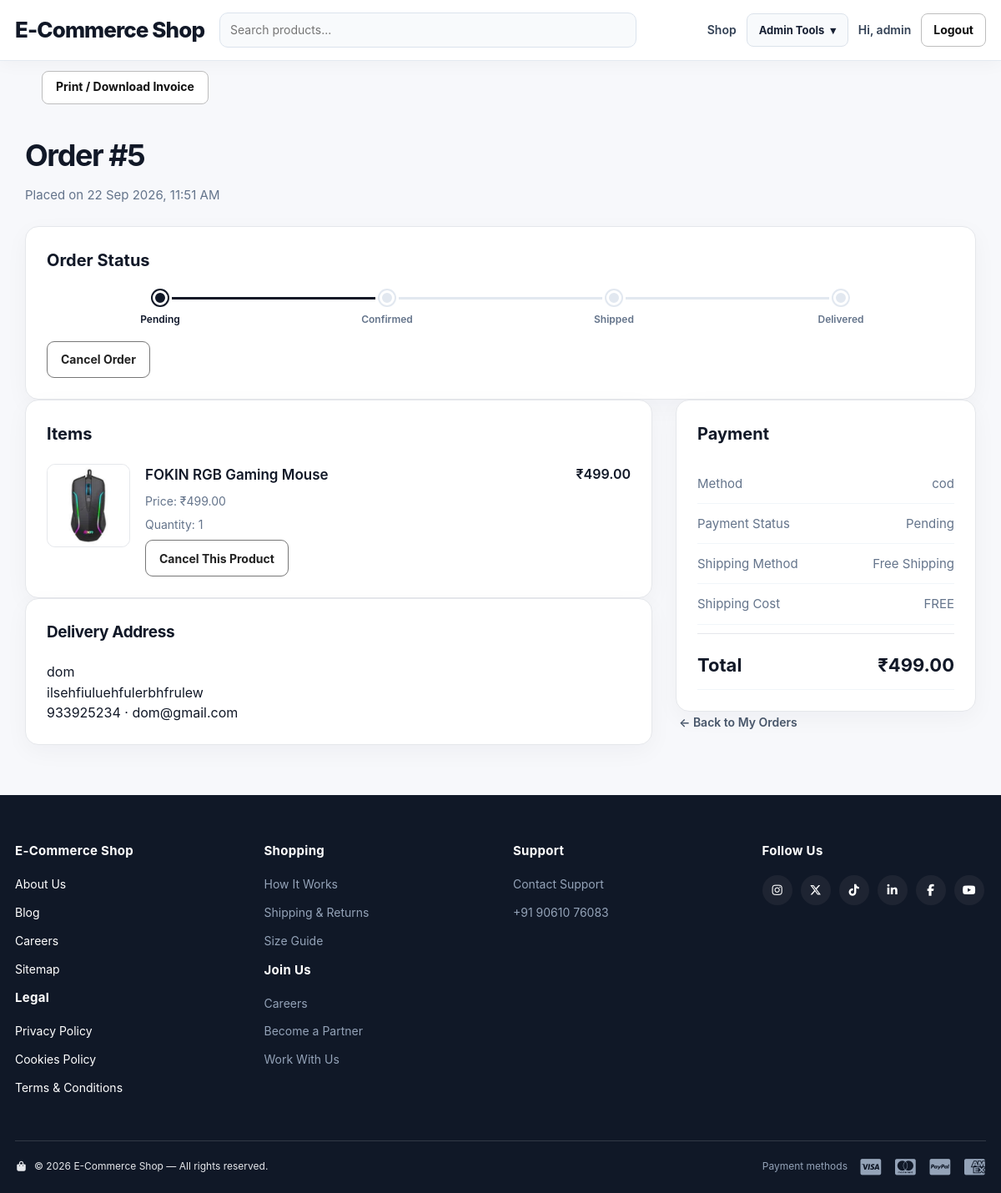
Screenshot of /orders/5/ (signed in) with the database file from the repository.
### orders/models.py (models this page shows, shortened)
class Order(models.Model):
    STATUS_PENDING = 'Pending'
    STATUS_CONFIRMED = 'Confirmed'
    STATUS_SHIPPED = 'Shipped'
    STATUS_DELIVERED = 'Delivered'
    STATUS_CANCELLED = 'Cancelled'
    STATUS_CHOICES = [
        (STATUS_PENDING, 'Pending'),
        (STATUS_CONFIRMED, 'Confirmed'),
        (STATUS_SHIPPED, 'Shipped'),
        (STATUS_DELIVERED, 'Delivered'),
        (STATUS_CANCELLED, 'Cancelled'),
    ]
    user = models.ForeignKey(User, on_delete=models.CASCADE)
    name = models.CharField(max_length=100)
    email = models.EmailField()
    phone = models.CharField(max_length=20)
    address = models.TextField()
    total_amount = models.DecimalField(
        max_digits=10,
        decimal_places=2
    )
    SHIPPING_FREE = 'free'
    SHIPPING_EXPRESS = 'express'
    SHIPPING_CHOICES = [
        (SHIPPING_FREE, 'Free Shipping'),
        (SHIPPING_EXPRESS, 'Express Shipping'),
    ]
    shipping_method = models.CharField(
        max_length=20,
        choices=SHIPPING_CHOICES,
        default=SHIPPING_FREE
    )
    shipping_cost = models.DecimalField(
        max_digits=8,
        decimal_places=2,
        default=0
    )
    payment_method = models.CharField(
        max_length=50,
        default='cod'
    )
    payment_status = models.CharField(
        max_length=50,
        default='Pending'
    )
    status = models.CharField(
        max_length=50,
        choices=STATUS_CHOICES,
        default=STATUS_PENDING
    )
    razorpay_order_id = models.CharField(max_length=100, blank=True, default='')
    razorpay_payment_id = models.CharField(max_length=100, blank=True, default='')
    tracking_number = models.CharField(max_length=120, blank=True, default='')
    courier_name = models.CharField(max_length=120, blank=True, default='')
    estimated_delivery = models.DateField(null=True, blank=True)
    coupon = models.ForeignKey('orders.Coupon', on_delete=models.SET_NULL, null=True, blank=True, related_name='orders')
    discount_amount = models.DecimalField(max_digits=10, decimal_places=2, default=0)
    cancellation_reason = models.CharField(max_length=255, blank=True, default='')
    created_at = models.DateTimeField(auto_now_add=True)

class OrderItem(models.Model):
    order = models.ForeignKey(
        Order,
        on_delete=models.CASCADE,
        related_name='items'
    )
    product = models.ForeignKey(
        'products.Product',
        on_delete=models.CASCADE
    )
    variant = models.ForeignKey('products.ProductVariant', on_delete=models.SET_NULL, null=True, blank=True, related_name='order_items')
    quantity = models.PositiveIntegerField()
    price = models.DecimalField(max_digits=10, decimal_places=2)
    is_cancelled = models.BooleanField(default=False)

### products/models.py (models this page shows, shortened)
class Product(models.Model):
    category = models.ForeignKey(
        Category,
        on_delete=models.CASCADE,
        related_name='products'
    )
    name = models.CharField(max_length=200)
    description = models.TextField()
    price = models.DecimalField(max_digits=10, decimal_places=2)
    discount_percent = models.PositiveSmallIntegerField(default=0)
    discount_ends_at = models.DateTimeField(null=True, blank=True)
    image = models.ImageField(upload_to='products/', blank=True, null=True)
    stock = models.PositiveIntegerField(default=0)
    is_available = models.BooleanField(default=True)
    is_returnable = models.BooleanField(default=False)
    is_replaceable = models.BooleanField(default=False)
    created_at = models.DateTimeField(auto_now_add=True)
    updated_at = models.DateTimeField(auto_now=True)
    vector_data = models.JSONField(default=dict, blank=True)
    rating_average = models.DecimalField(max_digits=3, decimal_places=2, default=0)
    rating_count = models.PositiveIntegerField(default=0)

### orders/views.py (the view)
# urls.py: path('orders/<int:order_id>/', views.dashboard_order_detail, name='order_detail'),
@login_required
def order_detail(request, order_id):
    order = get_object_or_404(
        Order,
        id=order_id,
        user=request.user
    )
    status_steps = None
    if order.status != Order.STATUS_CANCELLED:
        flow = [
            Order.STATUS_PENDING,
            Order.STATUS_CONFIRMED,
            Order.STATUS_SHIPPED,
            Order.STATUS_DELIVERED,
        ]
        current_index = flow.index(order.status) if order.status in flow else 0
        status_steps = [
            {'label': label, 'done': index <= current_index}
            for index, label in enumerate(flow)
        ]
    order_items = order.items.select_related('product', 'return_request')
    existing_reviews = {}
    if order.status == Order.STATUS_DELIVERED:
        product_ids = [item.product_id for item in order_items]
        for review in ProductReview.objects.filter(user=request.user, product_id__in=product_ids):
            existing_reviews[review.product_id] = review
    for item in order_items:
        item.existing_review = existing_reviews.get(item.product_id)
        try:
            item.return_request_obj = item.return_request
        except ReturnReplaceRequest.DoesNotExist:
            item.return_request_obj = None
    can_cancel = order.status in (Order.STATUS_PENDING, Order.STATUS_CONFIRMED, Order.STATUS_SHIPPED)
    for item in order_items:
        item.can_cancel_item = can_cancel and not item.is_cancelled
    return render(
        request,
        'orders/order_detail.html',
        {
            'order': order,
            'order_items': order_items,
            'status_steps': status_steps,
            'can_cancel': can_cancel,
        }
    )

### cart/context_processors.py (called while the page is built)
def cart_count(request):
    if not request.user.is_authenticated:
        return {'cart_count': 0}
    from .models import Cart
    cart = Cart.objects.filter(user=request.user).first()
    if not cart:
        return {'cart_count': 0}
    cart_items = cart.items.all()
    return {
        'cart_count': sum(item.quantity for item in cart_items),
        'cart_product_ids': list(cart_items.values_list('product_id', flat=True)),
    }

### storeextras/actor_context.py (called while the page is built)
    def __call__(self, request):
        token = _current_actor.set(getattr(request, 'user', None))
        try:
            return self.get_response(request)
        finally:
            _current_actor.reset(token)

### orders/templates/orders/order_detail.html (shortened to what this page needs)
{% extends "base.html" %}
{% block content %}
<div class="container" style="margin:12px auto;max-width:1100px"><a class="btn btn-outline" href="{% url 'storeextras:invoice' order.id %}">Print / Download Invoice</a></div>
<div class="checkout-container">
    <div class="checkout-header">
        <h1>Order #{{ order.id }}</h1>
        <p>Placed on {{ order.created_at|date:"d M Y, h:i A" }}</p>
    </div>
    {% if status_steps %}
    <div class="checkout-card">
        <h2 class="section-title">Order Status</h2>
        <div class="status-tracker">
            {% for step in status_steps %}
            <div class="status-step {% if step.done %}status-step-done{% endif %}">
                <span class="status-step-dot"></span>
                <span class="status-step-label">{{ step.label }}</span>
            </div>
            {% endfor %}
        </div>
        {% if can_cancel %}
        <form method="post" action="{% url 'cancel_order' order.id %}" onsubmit="return confirm('Cancel this order? This cannot be undone.');" style="margin-top:16px">
            <button class="btn btn-danger" type="submit">Cancel Order</button>
        </form>
        {% endif %}
    </div>
    {% else %}
    <div class="checkout-card">
        <h2 class="section-title">Order Status</h2>
        <span class="pill order-status-cancelled">Cancelled</span>
    </div>
    {% endif %}
    <div class="checkout-layout">
        <div>
            <div class="checkout-card">
                <h2 class="section-title">Items</h2>
                {% for item in order_items %}
                <div class="product-item">
                    {% if item.product.image %}
                        <img src="{{ item.product.image.url }}" class="order-item-image" alt="{{ item.product.name }}">
                    {% else %}
                        <div class="order-item-image order-item-image-empty"></div>
                    {% endif %}
                    <div class="order-item-info">
                        <div class="product-name">{{ item.product.name }}</div>
                        <div class="product-price">Price: ₹{{ item.price }}</div>
                        <div class="product-quantity">Quantity: {{ item.quantity }}</div>
                        {% if item.is_cancelled %}
                            <span class="pill order-status-cancelled" style="margin-top:6px;display:inline-block">Cancelled</span>
                        {% elif item.can_cancel_item %}
                            <form method="post" action="{% url 'cancel_order_item' order.id item.id %}" onsubmit="return confirm('Cancel only this product?');" style="margin-top:8px">
                                <button class="btn btn-danger" type="submit">Cancel This Product</button>
                            </form>
                        {% endif %}
                    </div>
                    <div class="product-subtotal">₹{{ item.price|floatformat:2 }}</div>
                </div>
                {% endfor %}
            </div>
            <div class="checkout-card checkout-form-card">
                <h2 class="section-title">Delivery Address</h2>
                <p>{{ order.name }}</p>
                <p>{{ order.address }}</p>
                <p>{{ order.phone }} &middot; {{ order.email }}</p>
            </div>
        </div>
        <aside>
            <div class="checkout-card">
                <h2 class="section-title">Payment</h2>
                <div class="summary-row"><span>Method</span><span>{{ order.payment_method }}</span></div>
                <div class="summary-row"><span>Payment Status</span><span>{{ order.payment_status }}</span></div>
                <div class="summary-row"><span>Shipping Method</span><span>{{ order.get_shipping_method_display }}</span></div>
                <div class="summary-row"><span>Shipping Cost</span><span>{% if order.shipping_cost %}₹{{ order.shipping_cost|floatformat:2 }}{% else %}FREE{% endif %}</span></div>
                <div class="summary-row total"><span>Total</span><span>₹{{ order.total_amount|floatformat:2 }}</span></div>
            </div>
            <a href="{% url 'order_history' %}" class="back-cart">← Back to My Orders</a>
        </aside>
    </div>
</div>
{% endblock %}

### templates/base.html (shortened to what this page needs)
{% load static %}
<!DOCTYPE html>
<html lang="en">
<head>
    <link rel="stylesheet" href="{% static 'css/style.css' %}?v=20261102_filtercard">
    <link rel="stylesheet" href="https://cdnjs.cloudflare.com/ajax/libs/font-awesome/7.0.1/css/all.min.css"
>
</head>
<body>
<header class="navbar">
    <div class="container nav-inner">
        <a class="brand" href="{% url 'products:home' %}">E-Commerce Shop</a>
        <form class="nav-search" method="get" action="{% url 'products:home' %}">
            <input type="search" name="q" placeholder="Search products..." value="{{ request.GET.q }}">
        </form>
        <nav class="nav-links">
            <a href="{% url 'products:home' %}">Shop</a>
            {% if user.is_authenticated %}
                {% if user.is_staff %}
                    <details class="nav-dropdown">
                        <summary aria-label="Open admin tools">Admin Tools <span aria-hidden="true">▾</span></summary>
                    </details>
                {% endif %}
                <a class="hide-mobile" href="{% url 'profile' %}">Hi, {{ user.username }}</a>
                <form method="post" action="{% url 'logout' %}" style="display:inline">
                    <button class="btn btn-outline" type="submit">Logout</button>
                </form>
            {% else %}
                <a href="{% url 'login' %}">Login</a>
                <a class="btn btn-primary" href="{% url 'register' %}">Sign Up</a>
            {% endif %}
        </nav>
    </div>
</header>
<main>
{% block content %}{% endblock %}
</main>
<footer class="site-footer">
    <div class="container footer-top">
        <div class="footer-col footer-white">
            <h4>E-Commerce Shop</h4>
            <a href="#">About Us</a>
            <a href="#">Blog</a>
            <a href="#">Careers</a>
            <a href="#">Sitemap</a>
            <h4 class="footer-subhead">Legal</h4>
            <a href="#">Privacy Policy</a>
            <a href="#">Cookies Policy</a>
            <a href="#">Terms &amp; Conditions</a>
        </div>
        <div class="footer-col">
            <h4>Shopping</h4>
            <a href="{% url 'products:home' %}">How It Works</a>
            <a href="#">Shipping &amp; Returns</a>
            <a href="#">Size Guide</a>
            <h4 class="footer-subhead">Join Us</h4>
            <a href="#">Careers</a>
            <a href="#">Become a Partner</a>
            <a href="#">Work With Us</a>
        </div>
        <div class="footer-col">
            <h4>Support</h4>
            <a href="#">Contact Support</a>
            <a href="#"> +91 90610 76083</a>
        </div>
        <div class="footer-col">
            <h4 class="footer-subhead">Follow Us</h4>
            <div class="footer-social">
                <a href="#" aria-label="Instagram"><i class="fa-brands fa-instagram"></i></a>
                <a href="#" aria-label="Twitter"><i class="fa-brands fa-x-twitter"></i></a>
                <a href="#" aria-label="TikTok"><i class="fa-brands fa-tiktok"></i></a>
                <a href="#" aria-label="LinkedIn"><i class="fa-brands fa-linkedin-in"></i></a>
                <a href="#" aria-label="Facebook"><i class="fa-brands fa-facebook-f"></i></a>
                <a href="#" aria-label="YouTube"><i class="fa-brands fa-youtube"></i></a>
            </div>
        </div>
    </div>
    <div class="container footer-bottom">
        <p class="footer-copyright">
            <i class="fa-solid fa-bag-shopping"></i>
            &copy; {% now "Y" %} E-Commerce Shop — All rights reserved.
        </p>
        <div class="footer-payments">
            <span class="footer-payments-label">Payment methods</span>
            <i class="fa-brands fa-cc-visa"></i>
            <i class="fa-brands fa-cc-mastercard"></i>
            <i class="fa-brands fa-cc-paypal"></i>
            <i class="fa-brands fa-cc-amex"></i>
        </div>
    </div>
</footer>
</body>
</html>

### rows the page displays
Order: id "5", created_at "22 Sep 2026, 11:51 AM", name "dom", address "ilsehfiuluehfulerbhfrulew", phone "933925234", email "dom@gmail.com", payment_method "cod", payment_status "Pending", shipping_method "Free Shipping", total_amount "499.00"
OrderItem: product.image (picture), product.name "FOKIN RGB Gaming Mouse", price "499.00", quantity "1", is_cancelled "Cancel This Product"

### other values shown
{{ user.username }} "admin"
{{ step.label }} "Pending" "Confirmed" "Shipped" "Delivered"
